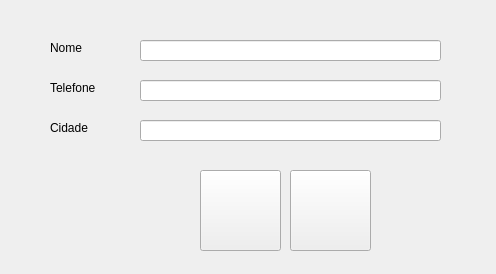
<?xml version="1.0" encoding="UTF-8"?>
<ui version="4.0">
 <class>Form</class>
 <widget class="QWidget" name="Form">
  <property name="geometry">
   <rect>
    <x>0</x>
    <y>0</y>
    <width>496</width>
    <height>274</height>
   </rect>
  </property>
  <property name="windowTitle">
   <string>Form</string>
  </property>
  <widget class="QLabel" name="lbl_nome">
   <property name="geometry">
    <rect>
     <x>50</x>
     <y>40</y>
     <width>58</width>
     <height>16</height>
    </rect>
   </property>
   <property name="text">
    <string>Nome</string>
   </property>
  </widget>
  <widget class="QLineEdit" name="txt_nome">
   <property name="geometry">
    <rect>
     <x>140</x>
     <y>40</y>
     <width>301</width>
     <height>21</height>
    </rect>
   </property>
  </widget>
  <widget class="QLineEdit" name="txt_cidade">
   <property name="geometry">
    <rect>
     <x>140</x>
     <y>120</y>
     <width>301</width>
     <height>21</height>
    </rect>
   </property>
  </widget>
  <widget class="QLabel" name="lbl_cidade">
   <property name="geometry">
    <rect>
     <x>50</x>
     <y>120</y>
     <width>58</width>
     <height>16</height>
    </rect>
   </property>
   <property name="text">
    <string>Cidade</string>
   </property>
  </widget>
  <widget class="QLineEdit" name="txt_telefone">
   <property name="geometry">
    <rect>
     <x>140</x>
     <y>80</y>
     <width>301</width>
     <height>21</height>
    </rect>
   </property>
  </widget>
  <widget class="QLabel" name="lbl_telefone">
   <property name="geometry">
    <rect>
     <x>50</x>
     <y>80</y>
     <width>58</width>
     <height>16</height>
    </rect>
   </property>
   <property name="text">
    <string>Telefone</string>
   </property>
  </widget>
  <widget class="QPushButton" name="btn_cliente_cadastrar">
   <property name="geometry">
    <rect>
     <x>290</x>
     <y>170</y>
     <width>81</width>
     <height>81</height>
    </rect>
   </property>
   <property name="styleSheet">
    <string notr="true">image: url(:/icons_cliente/cadastrar.png)</string>
   </property>
   <property name="text">
    <string/>
   </property>
  </widget>
  <widget class="QPushButton" name="btn_cliente_cancelar">
   <property name="geometry">
    <rect>
     <x>200</x>
     <y>170</y>
     <width>81</width>
     <height>81</height>
    </rect>
   </property>
   <property name="styleSheet">
    <string notr="true">image: url(:/icons_cliente/cancelar.png)</string>
   </property>
   <property name="text">
    <string/>
   </property>
  </widget>
 </widget>
 <resources>
  <include location="icons.qrc"/>
 </resources>
 <connections/>
</ui>
